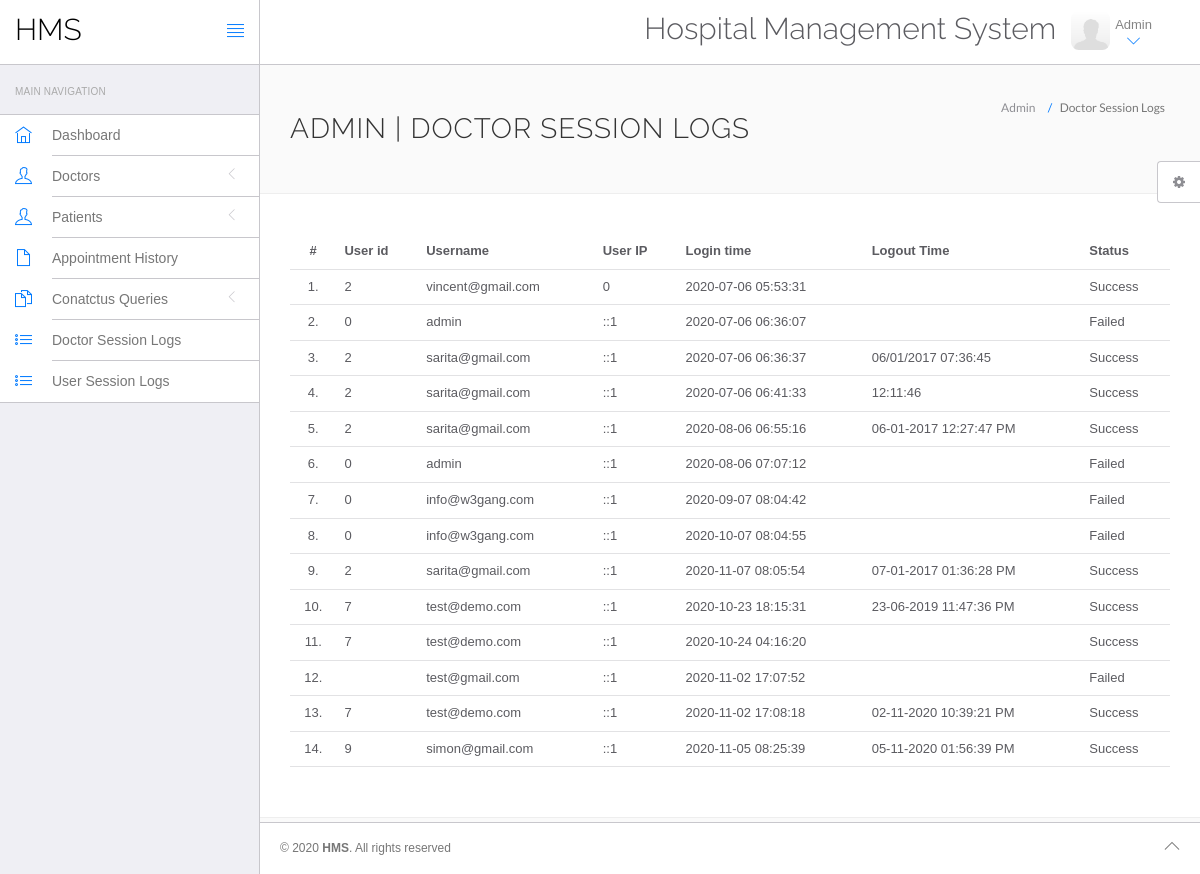
/hms/admin/doctor-logs.php (signed in), run on the app's committed database.
### tables this page shows
CREATE TABLE `doctorslog` (
  `id` int(11) NOT NULL,
  `uid` int(11) DEFAULT NULL,
  `username` varchar(255) DEFAULT NULL,
  `userip` binary(16) DEFAULT NULL,
  `loginTime` timestamp NULL DEFAULT current_timestamp(),
  `logout` varchar(255) DEFAULT NULL,
  `status` int(11) DEFAULT NULL
);

### hms/admin/doctor-logs.php (the view, shortened to what this page needs)
<?php
include('include/config.php');
?>
<!DOCTYPE html>
<html lang="en">
	<head>
		<link rel="stylesheet" href="vendor/bootstrap/css/bootstrap.min.css">
		<link rel="stylesheet" href="vendor/fontawesome/css/font-awesome.min.css">
		<link rel="stylesheet" href="vendor/themify-icons/themify-icons.min.css">
		<link href="vendor/animate.css/animate.min.css" rel="stylesheet" media="screen">
		<link href="vendor/perfect-scrollbar/perfect-scrollbar.min.css" rel="stylesheet" media="screen">
		<link href="vendor/switchery/switchery.min.css" rel="stylesheet" media="screen">
		<link href="vendor/bootstrap-touchspin/jquery.bootstrap-touchspin.min.css" rel="stylesheet" media="screen">
		<link href="vendor/select2/select2.min.css" rel="stylesheet" media="screen">
		<link href="vendor/bootstrap-datepicker/bootstrap-datepicker3.standalone.min.css" rel="stylesheet" media="screen">
		<link href="vendor/bootstrap-timepicker/bootstrap-timepicker.min.css" rel="stylesheet" media="screen">
		<link rel="stylesheet" href="assets/css/styles.css">
		<link rel="stylesheet" href="assets/css/plugins.css">
		<link rel="stylesheet" href="assets/css/themes/theme-1.css" id="skin_color" />
	</head>
	<body>
		<div id="app">
<?php include('include/sidebar.php');?>
			<div class="app-content">
					<?php include('include/header.php');?>
				<div class="main-content" >
					<div class="wrap-content container" id="container">
						<section id="page-title">
							<div class="row">
								<div class="col-sm-8">
									<h1 class="mainTitle">Admin  | Doctor Session Logs</h1>
																	</div>
								<ol class="breadcrumb">
									<li>
										<span>Admin </span>
									</li>
									<li class="active">
										<span>Doctor Session Logs</span>
									</li>
								</ol>
							</div>
						</section>
						<div class="container-fluid container-fullw bg-white">
									<div class="row">
								<div class="col-md-12">
									<table class="table table-hover" id="sample-table-1">
										<thead>
											<tr>
												<th class="center">#</th>
												<th class="hidden-xs">User id</th>
												<th>Username</th>
												<th>User IP</th>
												<th>Login time</th>
												<th>Logout Time </th>
												<th> Status </th>
											</tr>
										</thead>
										<tbody>
<?php
$sql=mysqli_query($con,"select * from doctorslog ");
$cnt=1;
while($row=mysqli_fetch_array($sql))
{
?>
											<tr>
												<td class="center"><?php echo $cnt;?>.</td>
												<td class="hidden-xs"><?php echo $row['uid'];?></td>
												<td class="hidden-xs"><?php echo $row['username'];?></td>
												<td><?php echo $row['userip'];?></td>
												<td><?php echo $row['loginTime'];?></td>
												<td><?php echo $row['logout'];?>
												</td>
												<td>
<?php if($row['status']==1)
{
	echo "Success";
}
else
{
	echo "Failed";
}?>
</td>
											</tr>
											<?php
$cnt=$cnt+1;
											 }?>
										</tbody>
									</table>
								</div>
							</div>
								</div>
					</div>
				</div>
			</div>
	<?php include('include/footer.php');?>
	<?php include('include/setting.php');?>
		</div>
	</body>
</html>

### hms/admin/include/sidebar.php (shortened to what this page needs)
<div class="sidebar app-aside" id="sidebar">
				<div class="sidebar-container perfect-scrollbar">
<nav>
						<div class="navbar-title">
							<span>Main Navigation</span>
						</div>
						<ul class="main-navigation-menu">
							<li>
								<a href="dashboard.php">
									<div class="item-content">
										<div class="item-media">
											<i class="ti-home"></i>
										</div>
										<div class="item-inner">
											<span class="title"> Dashboard </span>
										</div>
									</div>
								</a>
							</li>
							<li>
								<a href="javascript:void(0)">
									<div class="item-content">
										<div class="item-media">
											<i class="ti-user"></i>
										</div>
										<div class="item-inner">
											<span class="title"> Doctors </span><i class="icon-arrow"></i>
										</div>
									</div>
								</a>
								</li>
				<li>
								<a href="javascript:void(0)">
									<div class="item-content">
										<div class="item-media">
											<i class="ti-user"></i>
										</div>
										<div class="item-inner">
											<span class="title"> Patients </span><i class="icon-arrow"></i>
										</div>
									</div>
								</a>
								</li>
<li>
								<a href="appointment-history.php">
									<div class="item-content">
										<div class="item-media">
											<i class="ti-file"></i>
										</div>
										<div class="item-inner">
											<span class="title"> Appointment History </span>
										</div>
									</div>
								</a>
							</li>
				<li>
								<a href="javascript:void(0)">
									<div class="item-content">
										<div class="item-media">
											<i class="ti-files"></i>
										</div>
										<div class="item-inner">
											<span class="title"> Conatctus Queries </span><i class="icon-arrow"></i>
										</div>
									</div>
								</a>
								</li>
	<li>
								<a href="doctor-logs.php">
									<div class="item-content">
										<div class="item-media">
											<i class="ti-list"></i>
										</div>
										<div class="item-inner">
											<span class="title"> Doctor Session Logs </span>
										</div>
									</div>
								</a>
							</li>
							<li>
								<a href="user-logs.php">
									<div class="item-content">
										<div class="item-media">
											<i class="ti-list"></i>
										</div>
										<div class="item-inner">
											<span class="title"> User Session Logs </span>
										</div>
									</div>
								</a>
							</li>
						</ul>
					</nav>
					</div>
			</div>

### hms/admin/include/header.php (shortened to what this page needs)
<header class="navbar navbar-default navbar-static-top">
					<div class="navbar-header">
						<a class="navbar-brand" href="#">
							<h2 style="padding-top:20%; color:#000 ">HMS</h2>
						</a>
						<a href="#" class="sidebar-toggler pull-right visible-md visible-lg" data-toggle-class="app-sidebar-closed" data-toggle-target="#app">
							<i class="ti-align-justify"></i>
						</a>
					</div>
					<div class="navbar-collapse collapse">
						<ul class="nav navbar-right">
								<li  style="padding-top:2% ">
								<h2>Hospital Management System</h2>
							</li>
							<li class="dropdown current-user">
								<a href class="dropdown-toggle" data-toggle="dropdown">
									<img src="assets/images/default-user.png" alt="Peter"> <span class="username">
			Admin
									<i class="ti-angle-down"></i></i></span>
								</a>
							</li>
						</ul>
					</div>
				</header>

### hms/admin/include/footer.php
<footer>
				<div class="footer-inner">
					<div class="pull-left">
						&copy; <span class="current-year"></span><span class="text-bold text-uppercase"> HMS</span>. <span>All rights reserved</span>
					</div>
					<div class="pull-right">
						<span class="go-top"><i class="ti-angle-up"></i></span>
					</div>
				</div>
			</footer>

### hms/admin/include/setting.php (shortened to what this page needs)
<div class="settings panel panel-default hidden-xs hidden-sm" id="settings">
				<button ct-toggle="toggle" data-toggle-class="active" data-toggle-target="#settings" class="btn btn-default">
					<i class="fa fa-spin fa-gear"></i>
				</button>
			</div>

### hms/admin/assets/css/plugins.css (style rules this page uses)
.perfect-scrollbar { overflow-y: hidden !important; }

### hms/admin/assets/css/themes/theme-1.css (style rules this page uses)
body { background: #FAFAFA; }
header .navbar-header { background: #ffffff !important; border-right-color: #c8c7cc !important; border-bottom-color: #c8c7cc !important; }
header .navbar-header .sidebar-toggler, header .navbar-header .sidebar-mobile-toggler { color: #007aff !important; }
header .navbar-header .navbar-brand { color: #777 !important; }
header .navbar-collapse { background: #ffffff !important; border-bottom-color: #c8c7cc !important; box-shadow: none !important; }
header .navbar-collapse .navbar-right > li > a { color: #777; }
header .navbar-collapse .navbar-right > li > a i { color: #007aff !important; }
#sidebar { background: #EFEFF4 !important; }
#sidebar:before { border-right-width: "1px" !important; border-right-style: solid; border-right-color: #c8c7cc !important; }
#sidebar nav { border-right-width: "1px" !important; border-right-style: solid; border-right-color: #c8c7cc !important; }
#sidebar nav .navbar-title { color: #aaaaaa; }
#sidebar nav > ul { background: #ffffff !important; border-bottom-color: #c8c7cc !important; border-top-color: #c8c7cc !important; }
#sidebar nav > ul > li > a .item-media > i { color: #007aff !important; }
#sidebar nav > ul > li > a .item-inner { color: #777 !important; border-bottom-color: #c8c7cc; }
#app > footer { background: #ffffff !important; border-top-color: #c8c7cc !important; color: #777; }

### data on the page
doctorslog: uid "2", username "vincent@gmail.com", userip "0", loginTime "2020-07-06 05:53:31", status "Success"
doctorslog: uid "0", username "admin", userip "::1", loginTime "2020-07-06 06:36:07", status "Failed"
doctorslog: uid "2", username "sarita@gmail.com", userip "::1", loginTime "2020-07-06 06:36:37", logout "06/01/2017 07:36:45", status "Success"
doctorslog: uid "2", username "sarita@gmail.com", userip "::1", loginTime "2020-07-06 06:41:33", logout "12:11:46", status "Success"
doctorslog: uid "2", username "sarita@gmail.com", userip "::1", loginTime "2020-08-06 06:55:16", logout "06-01-2017 12:27:47 PM", status "Success"
doctorslog: uid "0", username "admin", userip "::1", loginTime "2020-08-06 07:07:12", status "Failed"
doctorslog: uid "0", username "info@w3gang.com", userip "::1", loginTime "2020-09-07 08:04:42", status "Failed"
doctorslog: uid "0", username "info@w3gang.com", userip "::1", loginTime "2020-10-07 08:04:55", status "Failed"
doctorslog: uid "2", username "sarita@gmail.com", userip "::1", loginTime "2020-11-07 08:05:54", logout "07-01-2017 01:36:28 PM", status "Success"
doctorslog: uid "7", username "test@demo.com", userip "::1", loginTime "2020-10-23 18:15:31", logout "23-06-2019 11:47:36 PM", status "Success"
doctorslog: uid "7", username "test@demo.com", userip "::1", loginTime "2020-10-24 04:16:20", status "Success"
doctorslog: username "test@gmail.com", userip "::1", loginTime "2020-11-02 17:07:52", status "Failed"
doctorslog: uid "7", username "test@demo.com", userip "::1", loginTime "2020-11-02 17:08:18", logout "02-11-2020 10:39:21 PM", status "Success"
doctorslog: uid "9", username "simon@gmail.com", userip "::1", loginTime "2020-11-05 08:25:39", logout "05-11-2020 01:56:39 PM", status "Success"
